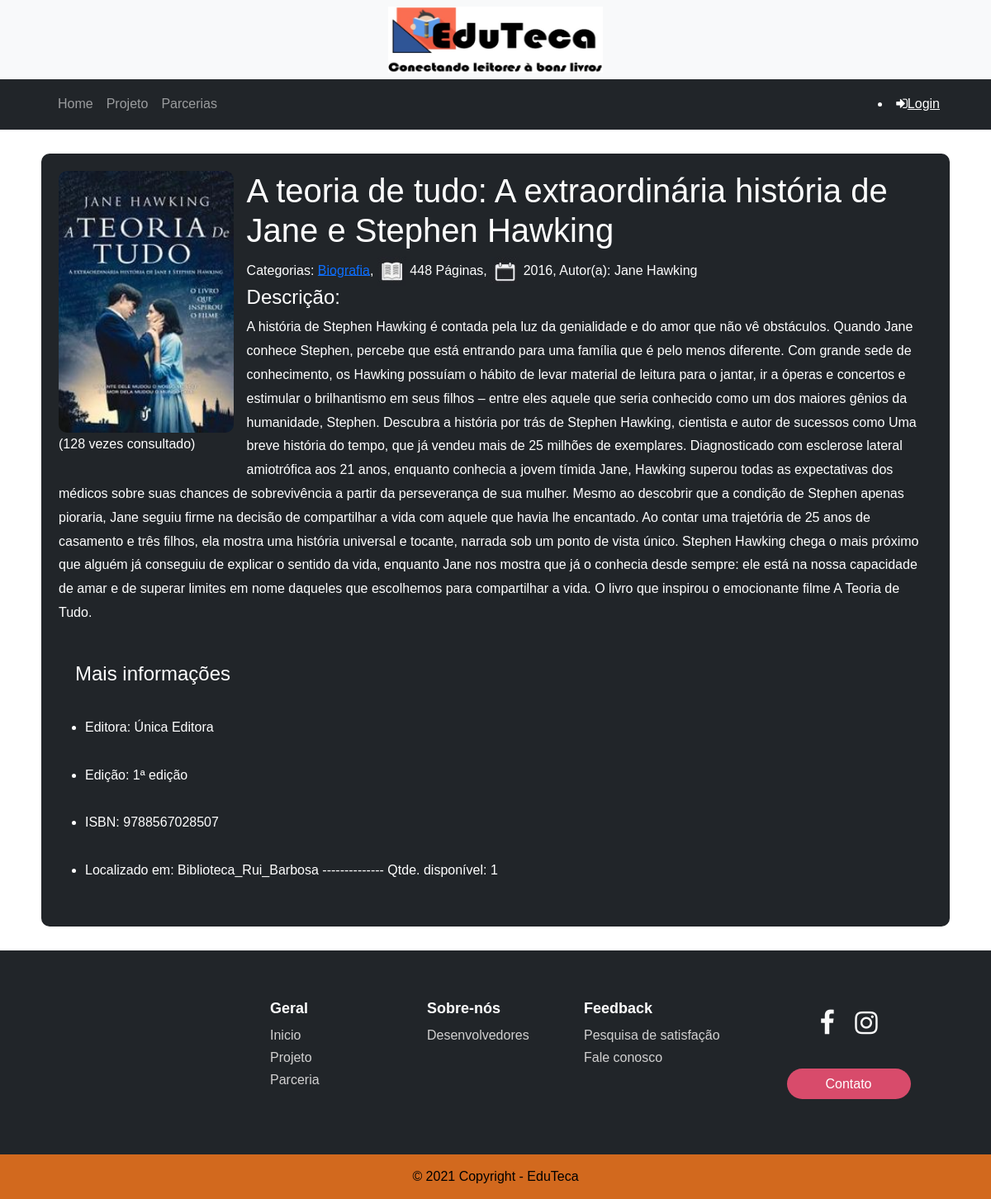
The page /acervo/12/ on the database its author committed.
### cadastros/models.py (models this page shows, shortened)
class Acervo(models.Model):
    livro = models.ForeignKey(Livro, on_delete=models.PROTECT)
    qtdeExemplar = models.IntegerField(verbose_name="Qtde. do Material", default=1)
    usuario = models.ForeignKey(User, on_delete=models.PROTECT)

class Livro(models.Model):
    isbn = models.CharField(max_length=13, null=True, blank=True)
    edicao = models.IntegerField(default=1, verbose_name="Edição", null=True, blank=True)
    titulo = models.CharField(max_length=100)
    autor = models.ForeignKey(Autor, on_delete=models.PROTECT) #Proteger exclusão de tabelas relacionadas
    ano = models.CharField(max_length=4)
    editora = models.CharField(max_length=40, null=True, blank=True)
    categoria = models.ForeignKey(Categoria, on_delete=models.PROTECT, null=True)
    num_page = models.IntegerField(verbose_name="Nº Páginas", null=True, blank=True)
    capa = ResizedImageField(
        size=[200,292],
        quality=80,
        default='../static/img/sem_capa.jpg',
        upload_to='img/',
        null=False,
        blank=False
    )
    resumo = models.TextField(default="Resumo da Obra")
    consulta = models.PositiveIntegerField(default=1)
    usuario = models.ForeignKey(User, on_delete=models.PROTECT, null=True)

class Categoria(models.Model):
    genero = models.ForeignKey(Genero, on_delete=models.PROTECT, null=True)
    descricao = models.CharField(max_length=20, verbose_name="Descrição")
    def __str__(self):
        return "{}".format(self.descricao)

class Autor(models.Model):
    nome = models.CharField(max_length=70)
    curriculo_lattes = models.CharField(max_length=16, verbose_name="Currículo Lattes", null=True, blank=True)
    usuario = models.ForeignKey(User, on_delete=models.PROTECT, null=True)
    def __str__(self): #toString in Java
        return "{}".format(self.nome)

### paginas/views.py (the view)
# urls.py: path('acervo/<int:pk>/', LivroInfoView.as_view(), name='info-livro'),
class LivroInfoView (TemplateView):
    template_name = "paginas/info-livro.html"
    def get_context_data(self, **kwargs):
        context = super(LivroInfoView, self).get_context_data(**kwargs)
        acervos = Acervo.objects.get(pk=self.kwargs.get('pk'))
        acervos.livro.consulta += 1
        acervos.livro.save()
        context['acervo'] = acervos
        return context

### paginas/templates/paginas/info-livro.html (shortened to what this page needs)
{% extends 'paginas/modelo.html' %}
{% load static %}
{% block titulo %}
<link href="{% static 'css/estilo-info-livro.css' %}" rel="stylesheet" />
{% endblock %}
{% block conteudo %}
<div class="card col-11 m-auto bg-dark" style="border-radius: 10px;padding: 20px;">
    <div class="bd">
        <article class="post single">
            <div class="dfxb alg-cr">
                <div class="post-thumbnail alg-ss" style="height: 30%;width: 20%;">
                    <figure><img style="border-radius: 10px;height: 100%;width: 100%;" src="{{ acervo.livro.capa.url }}"
                            alt="">
                    </figure>
                    <h7>({{ acervo.livro.consulta }} vezes consultado)</h7>
                </div>
                <aside class="fg1">
                    <header>
                        <h1>{{ acervo.livro.titulo }}</h1>
                        <div>
                            <span>Categorias:
                                <a href="LINK PARA A PAGINA COM A PESQUISA POR ESTA CATEGORIA">{{ acervo.livro.categoria }}</a>,
                            </span>
                            <span>
                                <span>
                                    <img src="{% static 'img/Icone-livro.jpg' %}" alt="">
                                </span>
                                <span>
                                    {{  acervo.livro.num_page }}
                                </span>
                                Páginas,
                            </span>
                            <span>
                                <img src="{% static 'img/Icone-agenda.jpg' %}" alt="">
                            </span>
                            <span>{{ acervo.livro.ano }}, </span>
                            <span>
                                <span>
                                    Autor(a):
                                </span>
                                {{ acervo.livro.autor }}
                            </span>
                        </div>
                    </header>
                    <div>
                        <h4>Descrição:</h4>
                        <p> {{ acervo.livro.resumo }} </p>
                    </div>
                    <br>
                    <h4 style="position:relative; left:20px" class="text-justify" >Mais informações</h4>
                    <br>
                    <ul>
                        <li>
                            <span>Editora:</span> <span>{{ acervo.livro.editora }} </span>
                        </li>
                        <br>
                        <li>
                            <span>Edição:</span> <span>{{ acervo.livro.edicao}}ª edição </span>
                        </li>
                        <br>
                        <li>
                            <span>ISBN: </span><span>{{ acervo.livro.isbn}} </span>
                        </li>
                        <br>
                        <li>
                            <span>Localizado em:</span> <span>{{ acervo.usuario.username }}</span>
                            <span> -------------- Qtde. disponível:</span> <span>{{ acervo.qtdeExemplar }}</span>
                        </li>
                    </ul>
                </aside>
            </div>
        </article>
    </div>
</div>
{% endblock %}

### static/css/estilo-info-livro.css (style rules this page uses)
body { margin: 0; font: 400 var(--f-size)/1.8 var(--family),sans-serif; overflow-x: hidden; word-wrap: break-word; background-color: var(--body); color: var(--text); -webkit-text-size-adjust: 100%; }
:root { --body: #110920; --text: #fff; --link: #fff; --link-hover: #03c1ef; --primary: #03c1ef; --secondary: #8c3596; --tertiary: #666; --dark: #000; --light: #fff; --gray: #1b0f30; --gray-light: #311e54; --gray-dark: #eee; }
:root { --body: #110920; --text: #fff; --link: #fff; --link-hover: #03c1ef; --primary: #03c1ef; --secondary: #8c3596; --tertiary: #666; --dark: #000; --light: #fff; --gray: #1b0f30; --gray-light: #311e54; --gray-dark: #eee; --dark-2: rgba(0,0,0,.2); --dark-5: rgba(0,0,0,.5); --light-1: rgba(255,255,255,.1); --light-2: rgba(255,255,255,.2); --light-7: rgba(255,255,255,.7); --success: #28a745; --danger: #ff5757; --warning: #ffc107; --size: 1rem; --f-size: 1rem; --family: 'Work Sans'; }
.post.single { z-index: 2; }
.post.single, .player aside { margin-bottom: 2rem; }
.post { position: relative; margin-bottom: var(--size); }
.alg-cr { -webkit-box-align: center; -ms-flex-align: center; align-items: center; }
.post.single .post-thumbnail { width: 5rem; margin-right: var(--size); float: left; }
.post-thumbnail { position: relative; margin-bottom: 0.5rem; overflow: hidden; }
.alg-ss { -ms-flex-item-align: start; -ms-grid-row-align: start; align-self: start; }
.post-thumbnail figure { margin-bottom: 0; border-radius: 0.2rem; overflow: hidden; position: relative; }
ul, ol, dl, dt, dd, h1, h2, h3, h4, h5, h6, p, pre, blockquote, table, fieldset, figure { margin: 0 0 var(--size); }
.post-thumbnail figure:before { content: ''; padding-top: 150%; display: block; }
.post-thumbnail figure img { position: absolute; left: 0; top: 0; width: 100%; height: 100%!important; border-radius: 0.2rem; -o-object-fit: cover; object-fit: cover; -webkit-transition: all .4s ease-in-out; transition: all .4s ease-in-out; }
img { vertical-align: middle; max-width: 100%; }

### static/css/footer-with-button-logo.css (style rules this page uses)
html { height: 100%; }
body { display: flex; display: -webkit-flex; flex-direction: column; -webkit-flex-direction: column; height: 100%; }

### paginas/templates/paginas/modelo.html (style rules this page uses)
body { background-color: white; }
.text-justify { text-align: justify; }

### paginas/templates/paginas/info-livro.html (style rules this page uses)
body { margin: 0; font: 400 var(--f-size)/1.8 var(--family),sans-serif; overflow-x: hidden; word-wrap: break-word; background-color: var(--body); color: var(--text); -webkit-text-size-adjust: 100%; }
.post.single { z-index: 2; }
.post.single, .player aside { margin-bottom: 2rem; }
.post { position: relative; margin-bottom: var(--size); }
:root { --body: white; --text: #fff; --link: #fff; --link-hover: #03c1ef; --primary: #03c1ef; --secondary: #8c3596; --tertiary: #666; --dark: #000; --light: #fff; --gray: #1b0f30; --gray-light: #311e54; --gray-dark: #eee; --dark-2: rgba(0,0,0,.2); --dark-5: rgba(0,0,0,.5); --light-1: rgba(255,255,255,.1); --light-2: rgba(255,255,255,.2); --light-7: rgba(255,255,255,.7); --success: #28a745; --danger: #ff5757; --warning: #ffc107; --size: 1rem; --f-size: 1rem; --family: 'Work Sans'; }

### rows shown on the page
Acervo: livro.capa (picture), livro.consulta "128", livro.titulo "A teoria de tudo: A extraordinária história de Jane e Stephen Hawking", livro.categoria "Biografia", livro.num_page "448", livro.ano "2016", livro.autor "Jane Hawking", livro.resumo "A história de Stephen Hawking é contada pela luz da genialidade e do amor que não vê obstáculos. Quando Jane conhece Stephen, percebe que está entrando para uma família que é pelo menos diferente. Com grande sede de conhecimento, os Hawking possuíam o hábito de levar material de leitura para o jantar, ir a óperas e concertos e estimular o brilhantismo em seus filhos – entre eles aquele que seria conhecido como um dos maiores gênios da humanidade, Stephen. Descubra a história por trás de Stephen Hawking, cientista e autor de sucessos como Uma breve história do tempo, que já vendeu mais de 25 milhões de exemplares. Diagnosticado com esclerose lateral amiotrófica aos 21 anos, enquanto conhecia…", livro.editora "Única Editora", livro.edicao "1", livro.isbn "9788567028507", usuario.username "Biblioteca_Rui_Barbosa", qtdeExemplar "1"
